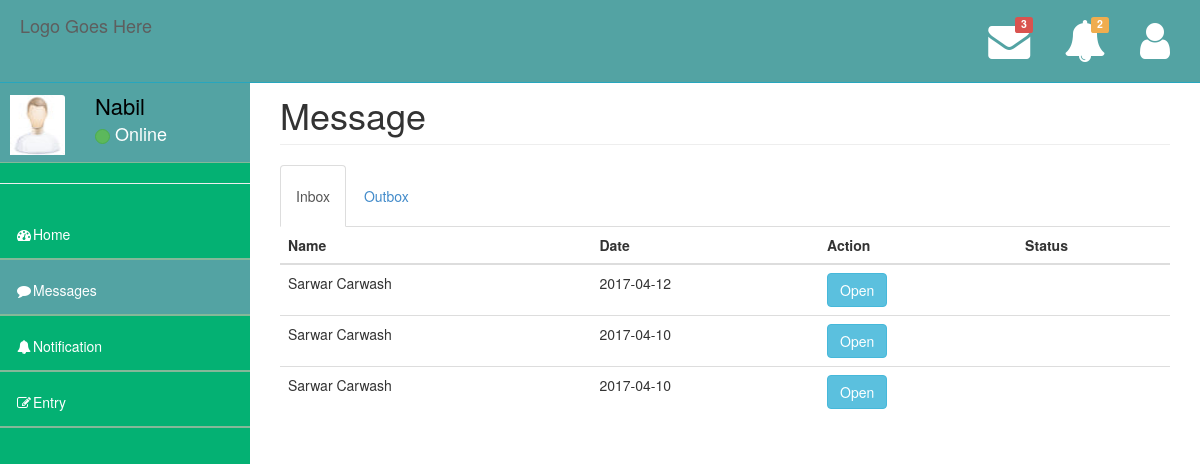
/carOwner/message.php (signed in), run on the app's committed database.
### tables this page shows
CREATE TABLE `carowner` (
  `Name` varchar(30) NOT NULL,
  `Email` varchar(35) NOT NULL,
  `Contact` varchar(16) NOT NULL,
  `DOB` date NOT NULL,
  `NID` varchar(20) NOT NULL,
  `DrivingLicence` varchar(20) NOT NULL,
  `Password` varchar(20) NOT NULL,
  `Address` varchar(100) NOT NULL,
  `flag` int(1) NOT NULL,
  `Status` varchar(10) NOT NULL
);

CREATE TABLE `message` (
  `MessageId` int(10) NOT NULL,
  `SenderMail` varchar(25) NOT NULL,
  `ReceiverMail` varchar(25) NOT NULL,
  `MessageBody` varchar(255) NOT NULL,
  `Date` date NOT NULL,
  `Status` varchar(10) DEFAULT NULL
);

### carOwner/phpFiles/SelectProfileData.php (called while the page is built)
<?php
function getJSONFromDB($sql){
	include 'Mysqldb.php';
	$result = mysqli_query($conn, $sql)or die(mysqli_error());
	$arr=array();
	while($row = mysqli_fetch_assoc($result)) {
		$arr[]=$row;
	}
	return json_encode($arr);
}
?>

### carOwner/message.php (the view, shortened to what this page needs)
<?php
    $currentPage = 'message';
    include "TemplateFile/header.php";
    $jsonInboxString = getJSONFromDB("SELECT (SELECT ShopName FROM shopowner where Email=message.SenderMail) AS name,SenderMail,Date,MessageBody,Status FROM message WHERE ReceiverMail='".$_SESSION["carOwnerEmail"]."'   ORDER BY Date DESC");
    $inboxMessageData = json_decode($jsonInboxString);
?>
        <div id="page-wrapper" style="background-color: #FFFFFF;" >
            <div class="row">
                <div class="col-lg-12">
                    <h1 class="page-header">Message</h1>
                </div>
            </div>
            <div class="row">
                <div class="col-md-12">
                 <ul class="nav nav-tabs">
    <li class="active"><a data-toggle="tab" href="#inbox">Inbox</a></li>
    <li><a data-toggle="tab" href="#outbox">Outbox</a></li>
  </ul>
  <div class="tab-content">
    <div id="inbox" class="tab-pane fade in active">
       <table class="table table-hover">
            <thead>
              <tr>
                <th>Name</th>
                <th>Date</th>
                <th>Action</th>
                <th>Status</th>
              </tr>
            </thead>
            <tbody>
              <?php
                for($i=0;$i<sizeof($inboxMessageData);$i++){
                ?>
              <tr>
                <td><?php echo $inboxMessageData[$i]->name; ?></td>
                <td><?php echo $inboxMessageData[$i]->Date; ?></td>
                <td>
                  <button type="button" onclick="statusChange('status<?php echo $i; ?>','<?php echo $inboxMessageData[$i]->SenderMail ?>')" class="btn btn-info" data-toggle="modal" data-target="#open<?php echo $i ?>">Open</button>
                </td>
                <td id="status<?php echo $i; ?>"><?php if($inboxMessageData[$i]->Status == "unread") echo "Unread"; ?></td>
              </tr>
              <?php
              }
              ?>
            </tbody>
          </table>
    </div>
  </div>
                </div>
            </div>
        </div>
    </div>
 <?php include 'TemplateFile/footer.php'; ?>

### carOwner/TemplateFile/header.php (shortened to what this page needs)
<?php
include("phpFiles/SelectProfileData.php");
$jsonCarOwnerDataString = getJSONFromDB("select * from carowner where Email='".$_SESSION["carOwnerEmail"]."'");
$carOwnerData = json_decode($jsonCarOwnerDataString);
?>
<!DOCTYPE html>
<html>
<head>
    <link href="../assets/plugins/bootstrap/bootstrap.css" rel="stylesheet" />
    <link rel="stylesheet" href="https://cdnjs.cloudflare.com/ajax/libs/font-awesome/4.7.0/css/font-awesome.min.css">
    <link href="../assets/css/jquery.datepick.css" rel="stylesheet" />
    <link href="../assets/css/style.css" rel="stylesheet" />
    <link href="../assets/css/main-style.css" rel="stylesheet" />
   </head>
<body>
    <div id="wrapper">
        <nav class="navbar navbar-default navbar-fixed-top" role="navigation" id="navbar">
            <div class="navbar-header">
                <a class="navbar-brand logo-color" href="index.html">
                    Logo Goes Here
                </a>
            </div>
            <ul class="nav navbar-top-links navbar-right">
                <li class="dropdown">
                    <a class="dropdown-toggle" data-toggle="dropdown" href="#">
                        <span class="top-label label label-danger">3</span><i class="fa fa-envelope fa-3x"></i>
                    </a>
                </li>
                <li class="dropdown">
                    <a class="dropdown-toggle" data-toggle="dropdown" href="#">
                        <span class="top-label label label-warning">2</span>  <i class="fa fa-bell fa-3x"></i>
                    </a>
                </li>
                <li class="dropdown">
                    <a class="dropdown-toggle" data-toggle="dropdown" href="#">
                        <i class="fa fa-user fa-3x"></i>
                    </a>
                </li>
            </ul>
        </nav>
        <nav class="navbar-default navbar-static-side" role="navigation">
            <div class="sidebar-collapse">
                <ul class="nav" id="side-menu">
                    <li>
                        <div class="user-section">
                            <div class="user-section-inner">
                                <img src="../assets/img/user.jpg" alt="">
                            </div>
                            <div class="user-info">
                                <div><?php echo $carOwnerData[0]->Name; ?></strong></div>
                                <div class="user-text-online">
                                    <span class="user-circle-online btn btn-success btn-circle "></span>&nbsp;Online
                                </div>
                            </div>
                        </div>
                    </li>
                    <hr>
                    <li class="<?php if($currentPage =='home'){echo 'selected';}?>">
                        <a href="index.php"><i class="fa fa-dashboard fa-fw"></i>Home</a>
                    </li>
                    <li class="<?php if($currentPage =='message'){echo 'selected';}?>">
                        <a href="message.php"><i class="fa fa-comment fa-fw"></i>Messages</a>
                    </li>
                    <li class="<?php if($currentPage =='notification'){echo 'selected';}?>">
                        <a href="notification.php"><i class="fa fa-bell fa-fw"></i>Notification</a>
                    </li>
                    <li class="<?php if($currentPage =='entry'){echo 'selected';}?>">
                        <a href="entry.php"><i class="fa fa-edit fa-fw"></i>Entry</a>
                    </li>
                </ul>
            </div>
        </nav>

### assets/css/style.css (style rules this page uses)
body { background-color: #f8f8f8; }
#wrapper { width: 100%; margin-top: 55px!important; background-color:#04B173; height: 1000px; }
#page-wrapper { padding: 0 15px; min-height: 568px; background-color:rgb(209, 212, 216); }
.navbar-static-side ul li { border-bottom:1px solid #84B899 !important; }
.logo-color { color: #fff; }
.navbar-top-links li { display: inline-block; }
.navbar-top-links li:last-child { margin-right: 15px; }
.navbar-top-links li a { padding: 20px; min-height: 50px; }
@media (min-width:768px) { .navbar-static-side { z-index: 1; position: absolute; width: 250px; } }
.btn-circle { width: 30px; height: 30px; padding: 6px 0; border-radius: 15px; text-align: center; font-size: 12px; line-height: 1.428571429; }

### assets/css/main-style.css (style rules this page uses)
.user-section-inner { height: 65px; width: 65px; -moz-border-radius: 3px; -webkit-border-radius: 3px; border-radius: 3px; overflow: hidden; display: inline-block; float: left; margin-right: 15px; margin-top: 20px; }
.user-section-inner img { margin-left:10px; width:55px; height:60px; }
.user-info { display: block; color:#000!important; display: inline-block; padding: 15px; margin-bottom: 0px }
.user-text-online { font-size:18px; color:#fff }
.user-circle-online { width: 15px!important; height: 15px!important; }
.navbar-top-links > li > a { color: #FFFFFF; }
.nav > li > a { padding: 20px 15px; }
#side-menu { background-color:#04B173; }
#side-menu a { color:#fff; border-bottom: 1px solid #84B899 !important; height: 55px; }
.selected { background-color:rgb(83, 163, 163); }
#navbar { background-color:rgb(83, 163, 163); }
.navbar-brand { padding-left:20px; }
.top-label { position: absolute; top: 50%; right: 50%; margin-top: -24px; margin-right: -24px; }
.navbar-default { border-color: #27A6BE; }
@media (min-width:768px) { #page-wrapper { position: inherit; margin: 0 0 0 250px; padding: 0 30px; min-height: 1000px; } }

### data on the page
carowner: Name "Nabil"
message: name "Sarwar Carwash", Date "2017-04-12"
message: name "Sarwar Carwash", Date "2017-04-10"
message: name "Sarwar Carwash", Date "2017-04-10"
